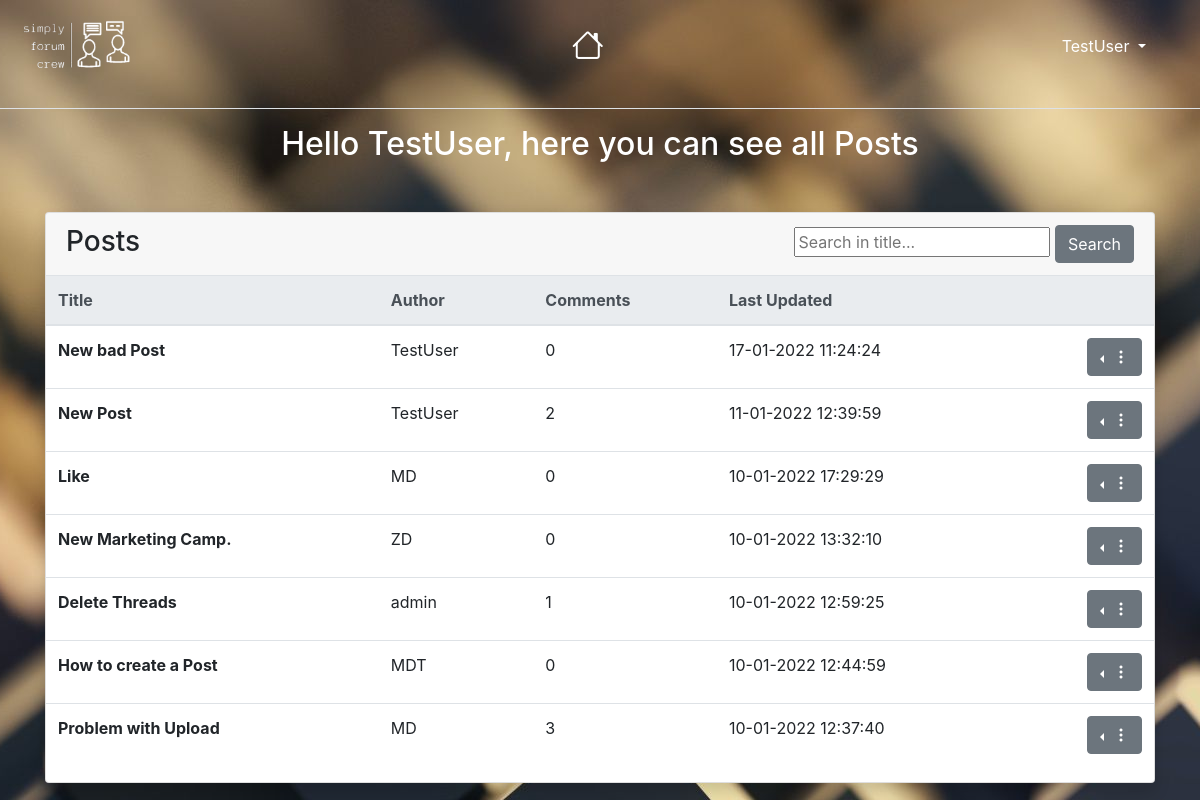
Page / (signed in) on the committed database.
### post/models.py (models this page shows, shortened)
class Post(models.Model):
    title = models.CharField(max_length=80, unique=True)
    description = models.CharField(max_length=1500)
    user = models.ForeignKey(User, on_delete=models.CASCADE)
    content = HTMLField()
    date = models.DateTimeField(auto_now_add=True)
    date = models.DateTimeField(auto_now=True)
    approved = models.BooleanField(default=False)
    likes = models.ManyToManyField(User, related_name='forum_post_likes')
    dislikes = models.ManyToManyField(User, related_name='forum_post_dislikes')
    votes = models.IntegerField(default= 0)
    image = models.ImageField( blank = True, null = True, upload_to = 'image/%Y/%m/%D')
    class Meta:
        ordering = ('-date',)

### post/views.py (the view)
# urls.py: 2. Add a URL to urlpatterns:  path('', views.home, name='home')
def home(request):
    posts = Post.objects.all()
    return render(request, 'post.html', {'posts': posts})

### post/templates/post.html (shortened to what this page needs)
{% extends "base.html" %}
{% load static %}
{% block content %}
<link rel="stylesheet" type="text/css" href="{% static 'css/style.css' %}"/>
<body>
  {% if user.is_authenticated%}
  <div class="main-content">
    <div class="container mt-7">
      <h2 class="mb-5">Hello {{user}}, here you can see all Posts</h2>
      <div class="row">
        <div class="col">
          <div class="card shadow">
            <div class="card-header border-0">
              <h3 class="mb-0" style="float:left">Posts</h3>
              <ul>
              <form class="searchfield" style="float:right" action={% url 'search_post' %} method="GET">
                  <div>
                    <input type="text"   value="{{request.GET.searched}}" name="searched" id="search_post" placeholder="Search in title...">
                    <button id="search-button" class="btn btn-secondary" type="submit">Search</button>
                  </div>
              </form>
              </ul>
            </div>
            <div class="table-responsive">
              <table class="table align-items-center table-flush">
                <thead class="thead-light">
                  <tr>
                    <th scope="col">Title</th>
                    <th scope="col">Author</th>
                    <th scope="col">Comments</th>
                    <th scope="col">Last Updated</th>
                    <th scope="col"></th>
                  </tr>
                </thead>
                <tbody>
                  {% for post in posts %}
                  <tr>
                    <th scope="row">
                      <a>{{post.title}}</a>
                    </th>
                    <td>{{post.user}}</td>
                    <td>{{ post.comments.count }}</td>
                    <td>{{post.date}}</td>
                    <td class="text-right">
                      <div class="dropleft">
                        <button class="btn btn-secondary dropdown-toggle" type="button" id="dropdownMenuButton" data-toggle="dropdown"  aria-expanded="false">
                          <i class="bi bi-three-dots-vertical"></i>
                        </button>
                      </div>
                    </td>
                  </tr>
                  {%endfor %}
                </tbody>
              </table>
            </div>
          </div>
        </div>
      </div>
    </div>
  </div>
  {%endif%}
</body>
{% endblock %}

### templates/base.html (shortened to what this page needs)
<!doctype html>
<html lang="en">
<head>
  <link rel="stylesheet" href="https://stackpath.bootstrapcdn.com/bootstrap/4.2.1/css/bootstrap.min.css"
>
  <link rel="stylesheet" href="https://cdn.jsdelivr.net/npm/bootstrap-icons@1.5.0/font/bootstrap-icons.css">
</head>
<body>
  <nav class="navbar navbar-expand-lg navbar-light">
    <a class="navbar-brand" href="/">
      <img src="../media/Forum-logo.png" style="width:120px">
    </a>
    <div class="collapse navbar-collapse" id="navbarNavigation">
      <ul class="nav navbar-nav navbar-center">
        <li class="nav-item">
          <a class="nav-link " href="/">
            <i class="bi bi-house" style="font-size: 2rem;color:white"></i>
          </a>
        </li>
    </ul>
    </div>
    {% if user.is_authenticated %}
    <ul class="navbar-nav ml-auto">
      <li class="nav-item dropdown">
        <a class="nav-link dropdown-toggle" href="#" id="Menu" data-toggle="dropdown" aria-haspopup="true" aria-expanded="false" style="color: white;">
          {{ user.username }}
        </a>
      </li>
    </ul>
    {%endif%}
  </nav>
  <div class="border-top my-3"></div>
  {% block content %}
  {% endblock %}
</body>
</html>

### static/css/style.css (style rules this page uses)
body { background: white url("/media/wallpaper3.jpg") no-repeat; background-size: auto; background-position: top; background-attachment: fixed; }
h2 { color: white; text-align: center; }
.nav-item a { text-align: center; }
.nav-item { padding-right:30px; }

### rows in the picture
Post: title "New bad Post", user "TestUser", comments.count "0", date "17-01-2022 11:24:24"
Post: title "New Post", user "TestUser", comments.count "2", date "11-01-2022 12:39:59"
Post: title "Like", user "MD", comments.count "0", date "10-01-2022 17:29:29"
Post: title "New Marketing Camp.", user "ZD", comments.count "0", date "10-01-2022 13:32:10"
Post: title "Delete Threads", user "admin", comments.count "1", date "10-01-2022 12:59:25"
Post: title "How to create a Post", user "MDT", comments.count "0", date "10-01-2022 12:44:59"
Post: title "Problem with Upload", user "MD", comments.count "3", date "10-01-2022 12:37:40"

### other values in the picture
{{ user.username }} "TestUser"
{{ user }} "TestUser"
